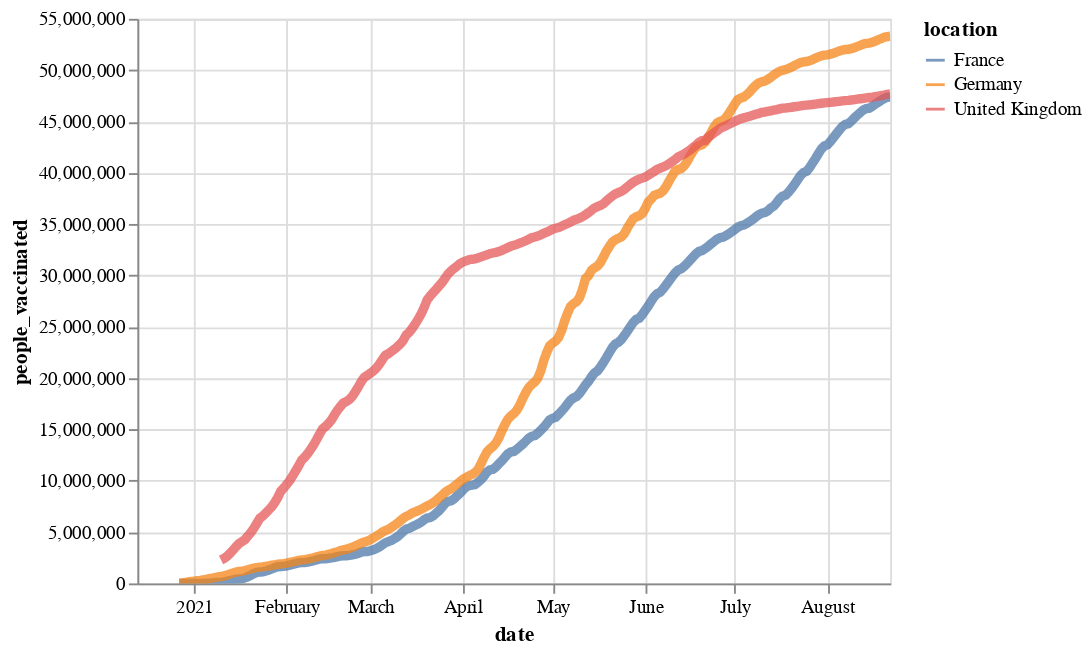

Write a Vega-Lite specification for this figure.
### Vega-Lite specification from a JSON file in a GitHub repository (floating-point values rounded to 4 significant figures; data arrays with more than 128 entries replaced by an {"elided": "..."} marker saying what was removed)
{"config": {"view": {"continuousWidth": 400, "continuousHeight": 300}}, "data": {"name": "data-06af656389faac6992e2ec543dea44f0"}, "mark": {"type": "line", "opacity": 0.75, "size": 5}, "encoding": {"color": {"type": "nominal", "field": "location"}, "x": {"type": "temporal", "field": "date"}, "y": {"type": "quantitative", "field": "people_vaccinated"}}, "selection": {"selector001": {"type": "interval", "bind": "scales", "encodings": ["x", "y"]}}, "$schema": "https://vega.github.io/schema/vega-lite/v4.8.1.json", "datasets": {"data-06af656389faac6992e2ec543dea44f0": {"elided": "731 records"}}}
